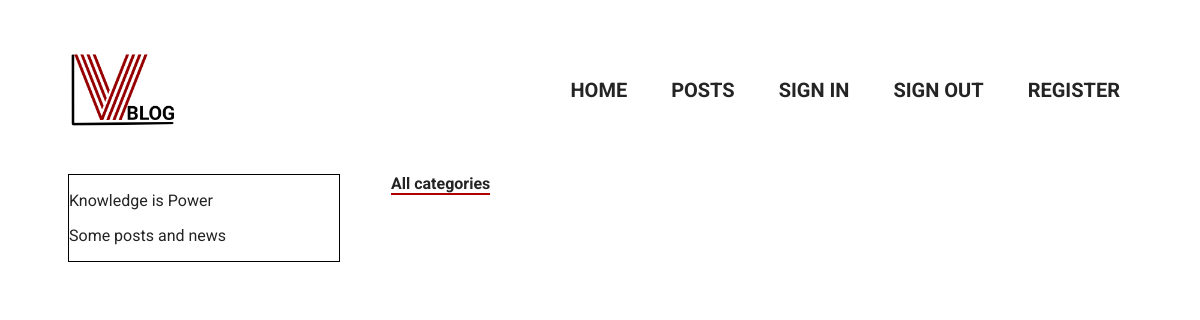
The app's page /posts/, older data.
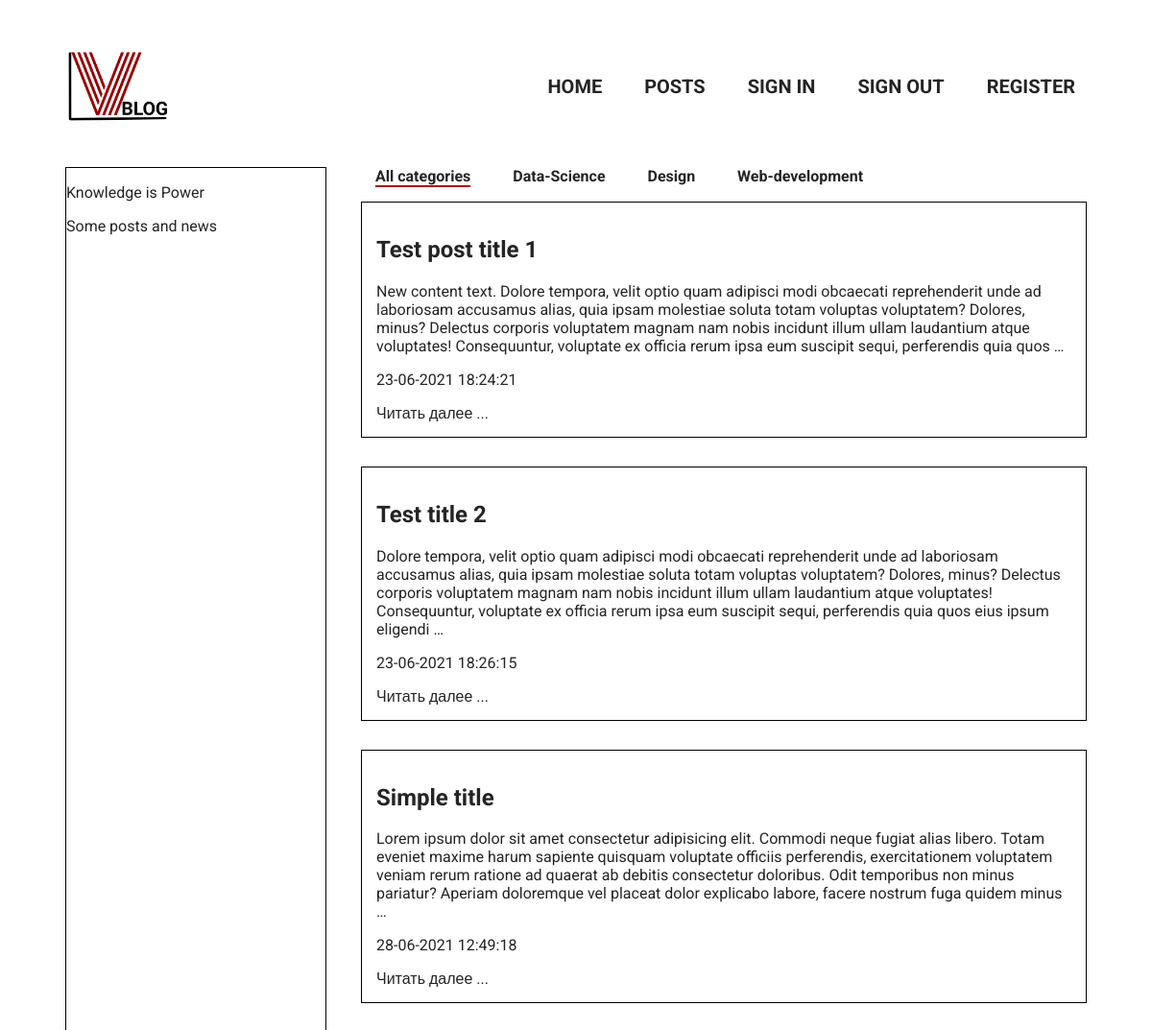
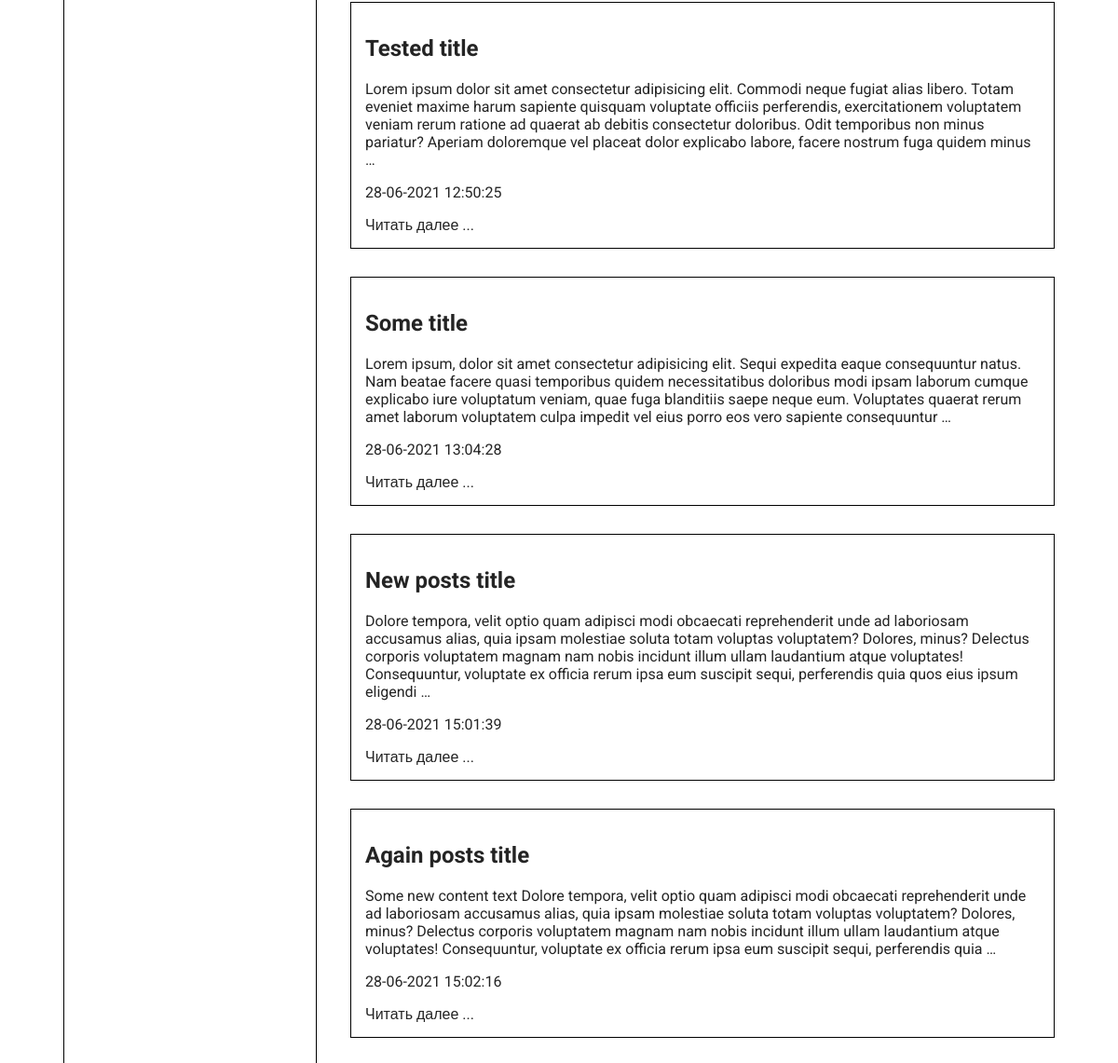
The same page, newer data (2 pictures, top to bottom).
### InfoBlog/models.py (models this page shows, shortened)
class Category(models.Model):
    category_name = models.CharField(max_length=100, db_index=True, verbose_name='Название категории')
    def get_absolute_url(self):
        return reverse('category', kwargs={'cat_id': self.pk})
    class Meta:
        verbose_name = 'Категории'
        verbose_name_plural = 'Категории'
        ordering = ['category_name']

class Posts(models.Model):
    title = models.CharField(max_length=255, verbose_name='Заголовок')
    content = models.TextField(blank=False, verbose_name='Контент')
    post_image = models.ImageField(upload_to="images/%Y/%m/d/", verbose_name='Изображение')
    time_create = models.DateTimeField(auto_now_add=True, verbose_name='Дата создания')
    time_update = models.DateTimeField(auto_now=True, verbose_name='Дата редактирования')
    is_published = models.BooleanField(default=True, verbose_name='Публикация')
    category = models.ForeignKey('Category', on_delete=models.PROTECT, null=True, verbose_name='Категория')
    def get_absolute_url(self):
        return reverse('post', kwargs={'post_id': self.pk})
    class Meta:
        verbose_name = 'Посты'
        verbose_name_plural = 'Посты'
        ordering = ['time_create', 'title']

### InfoBlog/views.py (the view)
# urls.py: path('posts/', all_posts, name='posts'),
def all_posts(request):
    posts = Posts.objects.all()
    categories = Category.objects.all()
    context = {
        'posts': posts,
        'categories': categories,
        'category_selected': 0,
    }
    return render(request, 'InfoBlog/posts_page.html', context=context)

### InfoBlog/templates/InfoBlog/posts_page.html (shortened to what this page needs)
{% load static %}
<!DOCTYPE html>
<html lang="en">
<head>
    <link type="text/css" href="{% static 'InfoBlog/css/posts_page.css' %}" rel="stylesheet">
</head>
<body>
    <main>
        <div class="menu">
            <div class="logo">
                <img src="{% static 'InfoBlog/images/Logo.png' %}" alt="Logo">
            </div>
            <div class="nav">
                <ul>
                    <li><a href="{% url 'home' %}">Home</a></li>
                    <li><a href="{% url 'posts' %}">Posts</a></li>
                    <li><a href="#">Sign in</a></li>
                    <li><a href="#">Sign out</a></li>
                    <li><a href="#">Register</a></li>
                </ul>
            </div>
        </div>
        <div class="main_content">
            <div class="news_block">
                <div class="quote">
                    <p>Knowledge is Power</p>
                </div>
                <div class="news">
                    <p>Some posts and news</p>
                </div>
            </div>
            <div class="posts_block">
                <div class="category">
                    {% if category_selected == 0 %}
		                <li class="selected">All categories</li>
                    {% else %}
                            <li><a href="{% url 'posts' %}">All categories</a></li>
                    {% endif %}
                    {% for c in categories %}
                        {% if c.pk == category_selected %}
                            <li class="selected">{{c.category_name}}</li>
                        {% else %}
                            <li><a href="{{ c.get_absolute_url }}">{{c.category_name}}</a></li>
                        {% endif %}
                    {% endfor %}
                </div>
                {% for p in posts %}
                    <div class="post_card">
                        <h2>{{ p.title }}</h2>
                        <p>{{ p.content|linebreaks|truncatewords:50 }}</p>
                        <p>{{ p.time_create|date:"d-m-Y H:i:s" }}</p>
                        <a href="{{ p.get_absolute_url }}">Читать далее ...</a>
                    </div>
                {% endfor %}
                </div>
        </div>
    </main>
</body>
</html>

### InfoBlog/static/InfoBlog/css/posts_page.css (style rules this page uses)
body { color: #242424; margin: 0; padding: 0; font-family: 'Roboto', sans-serif; font-weight: normal; list-style-type: none; }
a, a:visited, a:active { text-decoration: none; color: #242424; }
ul, li { list-style-type: none; }
main { max-width: 90%; margin: 30px auto; }
.menu { width: 100%; display: flex; justify-content: space-between; }
.logo img { max-height: 120px; }
.nav { justify-content: center; margin-top: 12px; }
.nav li { display: inline-block; font-size: 20px; font-weight: bold; text-transform: uppercase; margin-right: 20px; margin: 20px 20px; }
.news_block { border: 1px solid black; }
.main_content { display: flex; justify-content: space-around; margin-top: 20px; }
.news_block { margin-right: 20px; width: 25%; }
.posts_block { width: 70%; }
.post_card { border: 1px solid black; padding: 15px; margin-bottom: 30px; }
.category { font-weight: bold; }
.category li { display: inline-block; margin-right: 25px; margin-bottom: 15px; margin-left: 15px; }
.selected { border-bottom: 2px solid #AF0000; }

Row changes from the older to the newer data that the page shows:
added Category: category_name "Data-Science"
added Category: category_name "Design"
added Category: category_name "Web-development"
added Posts: title "Test post title 1", content "New content text. Dolore tempora, velit optio quam adipisci modi obcaecati reprehenderit unde ad laboriosam accusamus alias, quia ipsam molestiae soluta totam voluptas voluptatem? Dolores, minus? Delectus corporis voluptatem magnam nam nobis incidunt illum ullam laudantium atque voluptates! Consequuntur, voluptate ex officia rerum ipsa eum suscipit sequi, perferendis quia quos …", time_create "23-06-2021 18:24:21"
added Posts: title "Test title 2", content "Dolore tempora, velit optio quam adipisci modi obcaecati reprehenderit unde ad laboriosam accusamus alias, quia ipsam molestiae soluta totam voluptas voluptatem? Dolores, minus? Delectus corporis voluptatem magnam nam nobis incidunt illum ullam laudantium atque voluptates! Consequuntur, voluptate ex officia rerum ipsa eum suscipit sequi, perferendis quia quos eius ipsum eligendi …", time_create "23-06-2021 18:26:15"
added Posts: title "Simple title", content "Lorem ipsum dolor sit amet consectetur adipisicing elit. Commodi neque fugiat alias libero. Totam eveniet maxime harum sapiente quisquam voluptate officiis perferendis, exercitationem voluptatem veniam rerum ratione ad quaerat ab debitis consectetur doloribus. Odit temporibus non minus pariatur? Aperiam doloremque vel placeat dolor explicabo labore, facere nostrum fuga quidem minus …", time_create "28-06-2021 12:49:18"
added Posts: title "Tested title", content "Lorem ipsum dolor sit amet consectetur adipisicing elit. Commodi neque fugiat alias libero. Totam eveniet maxime harum sapiente quisquam voluptate officiis perferendis, exercitationem voluptatem veniam rerum ratione ad quaerat ab debitis consectetur doloribus. Odit temporibus non minus pariatur? Aperiam doloremque vel placeat dolor explicabo labore, facere nostrum fuga quidem minus …", time_create "28-06-2021 12:50:25"
added Posts: title "Some title", content "Lorem ipsum, dolor sit amet consectetur adipisicing elit. Sequi expedita eaque consequuntur natus. Nam beatae facere quasi temporibus quidem necessitatibus doloribus modi ipsam laborum cumque explicabo iure voluptatum veniam, quae fuga blanditiis saepe neque eum. Voluptates quaerat rerum amet laborum voluptatem culpa impedit vel eius porro eos vero sapiente consequuntur …", time_create "28-06-2021 13:04:28"
added Posts: title "New posts title", content "Dolore tempora, velit optio quam adipisci modi obcaecati reprehenderit unde ad laboriosam accusamus alias, quia ipsam molestiae soluta totam voluptas voluptatem? Dolores, minus? Delectus corporis voluptatem magnam nam nobis incidunt illum ullam laudantium atque voluptates! Consequuntur, voluptate ex officia rerum ipsa eum suscipit sequi, perferendis quia quos eius ipsum eligendi …", time_create "28-06-2021 15:01:39"
added Posts: title "Again posts title", content "Some new content text Dolore tempora, velit optio quam adipisci modi obcaecati reprehenderit unde ad laboriosam accusamus alias, quia ipsam molestiae soluta totam voluptas voluptatem? Dolores, minus? Delectus corporis voluptatem magnam nam nobis incidunt illum ullam laudantium atque voluptates! Consequuntur, voluptate ex officia rerum ipsa eum suscipit sequi, perferendis quia …", time_create "28-06-2021 15:02:16"
